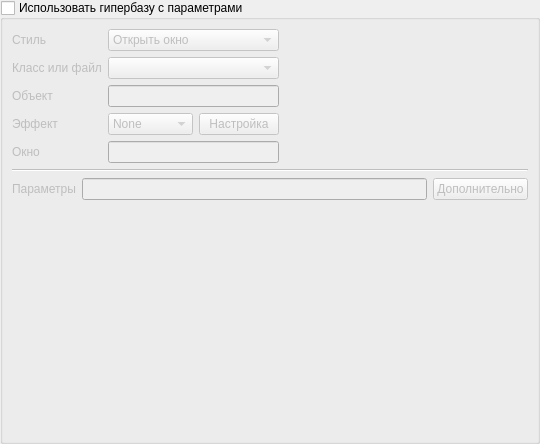
<?xml version="1.0" encoding="UTF-8"?>
<ui version="4.0">
 <class>EditHyperbaseWidget</class>
 <widget class="QWidget" name="EditHyperbaseWidget">
  <property name="geometry">
   <rect>
    <x>0</x>
    <y>0</y>
    <width>540</width>
    <height>444</height>
   </rect>
  </property>
  <property name="windowTitle">
   <string>Form</string>
  </property>
  <layout class="QVBoxLayout" name="verticalLayout">
   <property name="leftMargin">
    <number>0</number>
   </property>
   <property name="topMargin">
    <number>0</number>
   </property>
   <property name="rightMargin">
    <number>0</number>
   </property>
   <property name="bottomMargin">
    <number>0</number>
   </property>
   <item>
    <widget class="QGroupBox" name="groupBox_5">
     <property name="title">
      <string>Использовать гипербазу с параметрами</string>
     </property>
     <property name="checkable">
      <bool>true</bool>
     </property>
     <property name="checked">
      <bool>false</bool>
     </property>
     <layout class="QVBoxLayout" name="verticalLayout_14">
      <item>
       <widget class="QWidget" name="widget" native="true">
        <layout class="QVBoxLayout" name="verticalLayout_11">
         <property name="leftMargin">
          <number>0</number>
         </property>
         <property name="topMargin">
          <number>0</number>
         </property>
         <property name="rightMargin">
          <number>0</number>
         </property>
         <property name="bottomMargin">
          <number>0</number>
         </property>
         <item>
          <layout class="QHBoxLayout" name="horizontalLayout_8" stretch="0,1">
           <item>
            <layout class="QFormLayout" name="formLayout_3">
             <property name="fieldGrowthPolicy">
              <enum>QFormLayout::AllNonFixedFieldsGrow</enum>
             </property>
             <item row="0" column="0">
              <widget class="QLabel" name="label_16">
               <property name="text">
                <string>Стиль</string>
               </property>
              </widget>
             </item>
             <item row="0" column="1">
              <widget class="QComboBox" name="comboBoxHyperStyle">
               <item>
                <property name="text">
                 <string>Открыть окно</string>
                </property>
               </item>
               <item>
                <property name="text">
                 <string>Запустить приложение</string>
                </property>
               </item>
               <item>
                <property name="text">
                 <string>Загрузить новый проект</string>
                </property>
               </item>
               <item>
                <property name="text">
                 <string>Ничего не делать</string>
                </property>
               </item>
               <item>
                <property name="text">
                 <string>Системная команда</string>
                </property>
               </item>
              </widget>
             </item>
             <item row="1" column="0">
              <widget class="QLabel" name="label_17">
               <property name="text">
                <string>Класс или файл</string>
               </property>
              </widget>
             </item>
             <item row="1" column="1">
              <widget class="QComboBox" name="comboBoxHyperClassOrFile"/>
             </item>
             <item row="2" column="0">
              <widget class="QLabel" name="label_18">
               <property name="text">
                <string>Объект</string>
               </property>
              </widget>
             </item>
             <item row="2" column="1">
              <widget class="QLineEdit" name="lineEditHyperObject"/>
             </item>
             <item row="3" column="0">
              <widget class="QLabel" name="label_19">
               <property name="text">
                <string>Эффект</string>
               </property>
              </widget>
             </item>
             <item row="3" column="1">
              <layout class="QHBoxLayout" name="horizontalLayout_6">
               <item>
                <widget class="QComboBox" name="comboBoxHyperEffect">
                 <item>
                  <property name="text">
                   <string>None</string>
                  </property>
                 </item>
                 <item>
                  <property name="text">
                   <string>Vertical</string>
                  </property>
                 </item>
                 <item>
                  <property name="text">
                   <string>Horizontal</string>
                  </property>
                 </item>
                 <item>
                  <property name="text">
                   <string>Morph</string>
                  </property>
                 </item>
                </widget>
               </item>
               <item>
                <widget class="QPushButton" name="pushButtonSettings">
                 <property name="enabled">
                  <bool>false</bool>
                 </property>
                 <property name="text">
                  <string>Настройка</string>
                 </property>
                </widget>
               </item>
              </layout>
             </item>
             <item row="4" column="0">
              <widget class="QLabel" name="label_20">
               <property name="text">
                <string>Окно</string>
               </property>
              </widget>
             </item>
             <item row="4" column="1">
              <widget class="QLineEdit" name="lineEditHyperWindow"/>
             </item>
            </layout>
           </item>
           <item>
            <spacer name="horizontalSpacer_4">
             <property name="orientation">
              <enum>Qt::Horizontal</enum>
             </property>
             <property name="sizeHint" stdset="0">
              <size>
               <width>40</width>
               <height>20</height>
              </size>
             </property>
            </spacer>
           </item>
          </layout>
         </item>
         <item>
          <widget class="Line" name="line_3">
           <property name="orientation">
            <enum>Qt::Horizontal</enum>
           </property>
          </widget>
         </item>
         <item>
          <layout class="QHBoxLayout" name="horizontalLayout_7">
           <item>
            <widget class="QLabel" name="label_21">
             <property name="text">
              <string>Параметры</string>
             </property>
            </widget>
           </item>
           <item>
            <widget class="QLineEdit" name="lineEditHyperParams"/>
           </item>
           <item>
            <widget class="QPushButton" name="pushButtonHyperParamsExtra">
             <property name="enabled">
              <bool>false</bool>
             </property>
             <property name="text">
              <string>Дополнительно</string>
             </property>
            </widget>
           </item>
          </layout>
         </item>
         <item>
          <spacer name="verticalSpacer">
           <property name="orientation">
            <enum>Qt::Vertical</enum>
           </property>
           <property name="sizeHint" stdset="0">
            <size>
             <width>20</width>
             <height>290</height>
            </size>
           </property>
          </spacer>
         </item>
        </layout>
       </widget>
      </item>
     </layout>
    </widget>
   </item>
  </layout>
 </widget>
 <resources/>
 <connections/>
</ui>
